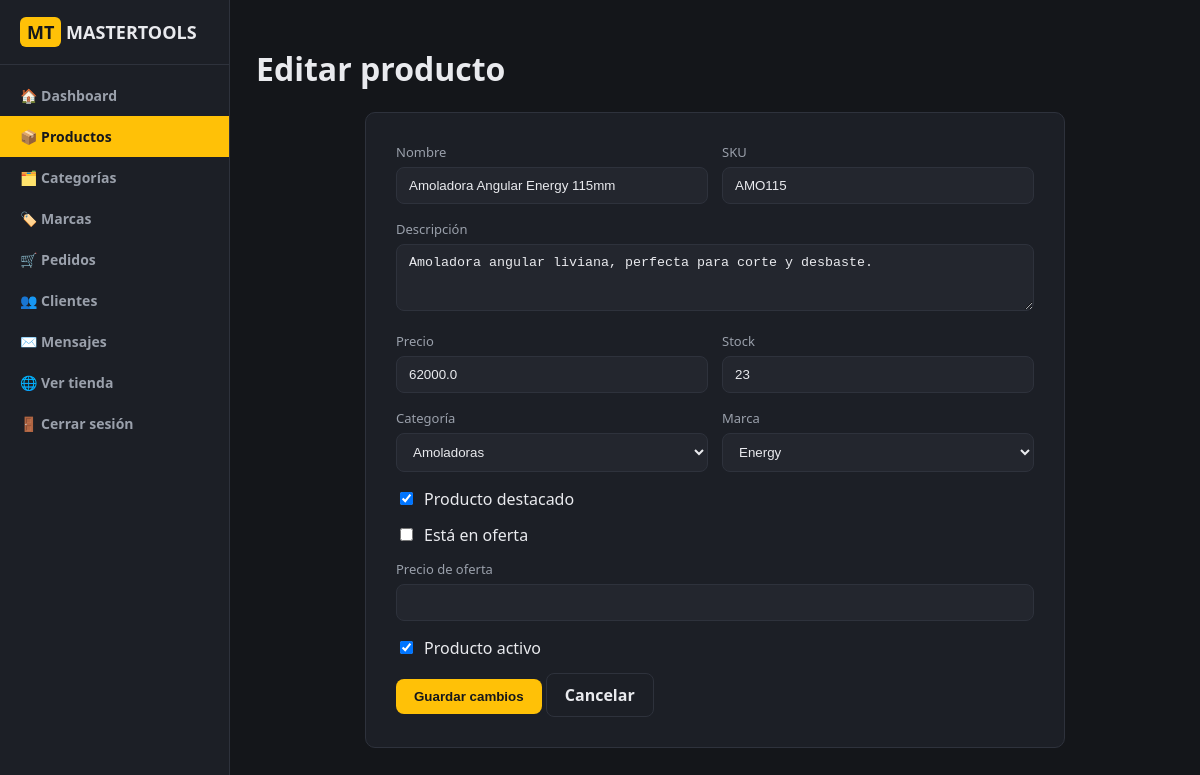
The app's page /admin/productos/2/editar (signed in) with its own data.
### tables this page shows
CREATE TABLE productos (
    id INTEGER PRIMARY KEY AUTOINCREMENT,
    nombre TEXT NOT NULL,
    sku TEXT UNIQUE,
    descripcion TEXT,
    precio REAL NOT NULL,
    stock INTEGER NOT NULL DEFAULT 0,
    categoria_id INTEGER,
    marca_id INTEGER,
    imagen TEXT DEFAULT 'producto_default.png',
    activo INTEGER NOT NULL DEFAULT 1,
    destacado INTEGER NOT NULL DEFAULT 0,
    oferta INTEGER NOT NULL DEFAULT 0,
    precio_oferta REAL,
    creado TEXT DEFAULT CURRENT_TIMESTAMP,
    FOREIGN KEY (categoria_id) REFERENCES categorias(id),
    FOREIGN KEY (marca_id) REFERENCES marcas(id)
);

CREATE TABLE categorias (
    id INTEGER PRIMARY KEY AUTOINCREMENT,
    nombre TEXT NOT NULL UNIQUE
);

CREATE TABLE marcas (
    id INTEGER PRIMARY KEY AUTOINCREMENT,
    nombre TEXT NOT NULL UNIQUE
);

### app.py (the view, shortened to what this page needs)
@app.route("/admin/productos/<int:producto_id>/editar", methods=["GET", "POST"])
@admin_required
def admin_editar_producto(producto_id):
    db = get_db()
    p = db.execute("SELECT * FROM productos WHERE id=?", (producto_id,)).fetchone()
    categorias = db.execute("SELECT * FROM categorias").fetchall()
    marcas = db.execute("SELECT * FROM marcas").fetchall()
    return render_template("admin/form_producto.html", categorias=categorias, marcas=marcas, p=p)

### app.py (called while the page is built)
def get_db():
    if "db" not in g:
        g.db = sqlite3.connect(DB_PATH)
        g.db.row_factory = sqlite3.Row
    return g.db

def current_user():
    if "user_id" in session:
        db = get_db()
        return db.execute("SELECT * FROM usuarios WHERE id=?", (session["user_id"],)).fetchone()
    return None

def cart():
    return session.setdefault("cart", {})  # {producto_id_str: cantidad}

def cart_count():
    return sum(cart().values())

@app.context_processor
def inject_globals():
    return dict(usuario_actual=current_user(), cantidad_carrito=cart_count())

def admin_required(view):
    from functools import wraps
    @wraps(view)
    def wrapped(*args, **kwargs):
        u = current_user()
        if not u or not u["es_admin"]:
            flash("No tienes permisos para acceder al panel.", "error")
            return redirect(url_for("login"))
        return view(*args, **kwargs)
    return wrapped

### templates/admin/form_producto.html (shortened to what this page needs)
{% extends "admin/base_admin.html" %}
{% block content %}
<h1>{{ 'Editar producto' if p else 'Agregar producto' }}</h1>
<div class="form-box wide">
  <form method="post">
    <div class="form-row">
      <div class="form-group"><label>Nombre</label><input type="text" name="nombre" value="{{ p['nombre'] if p else '' }}" required></div>
      <div class="form-group"><label>SKU</label><input type="text" name="sku" value="{{ p['sku'] if p else '' }}" required></div>
    </div>
    <div class="form-group"><label>Descripción</label><textarea name="descripcion" rows="3">{{ p['descripcion'] if p else '' }}</textarea></div>
    <div class="form-row">
      <div class="form-group"><label>Precio</label><input type="number" step="0.01" name="precio" value="{{ p['precio'] if p else '' }}" required></div>
      <div class="form-group"><label>Stock</label><input type="number" name="stock" value="{{ p['stock'] if p else '' }}" required></div>
    </div>
    <div class="form-row">
      <div class="form-group">
        <label>Categoría</label>
        <select name="categoria_id">
          {% for c in categorias %}
            <option value="{{ c['id'] }}" {% if p and p['categoria_id']==c['id'] %}selected{% endif %}>{{ c['nombre'] }}</option>
          {% endfor %}
        </select>
      </div>
      <div class="form-group">
        <label>Marca</label>
        <select name="marca_id">
          {% for m in marcas %}
            <option value="{{ m['id'] }}" {% if p and p['marca_id']==m['id'] %}selected{% endif %}>{{ m['nombre'] }}</option>
          {% endfor %}
        </select>
      </div>
    </div>
    <div class="checkbox-row"><input type="checkbox" name="destacado" {% if p and p['destacado'] %}checked{% endif %}> <label style="margin:0">Producto destacado</label></div>
    <div class="checkbox-row"><input type="checkbox" name="oferta" id="oferta-chk" {% if p and p['oferta'] %}checked{% endif %}> <label style="margin:0">Está en oferta</label></div>
    <div class="form-group"><label>Precio de oferta</label><input type="number" step="0.01" name="precio_oferta" value="{{ p['precio_oferta'] if p and p['precio_oferta'] else '' }}"></div>
    {% if p %}
    <div class="checkbox-row"><input type="checkbox" name="activo" {% if p['activo'] %}checked{% endif %}> <label style="margin:0">Producto activo</label></div>
    {% endif %}
    <button type="submit" class="btn btn-amarillo">{{ 'Guardar cambios' if p else 'Agregar producto' }}</button>
    <a href="{{ url_for('admin_productos') }}" class="btn btn-outline">Cancelar</a>
  </form>
</div>
{% endblock %}

### static/css/style.css (style rules this page uses)
:root { --amarillo:#FFC107; --amarillo-osc:#e0a800; --negro:#14161a; --negro-2:#1c1f26; --negro-3:#23262e; --gris-borde:#2e323c; --texto:#e9eaee; --texto-sec:#9aa0ab; --verde:#27ae60; --rojo:#e74c3c; --radio:10px; }
* { box-sizing:border-box; }
body { margin:0; font-family:'Segoe UI',Arial,sans-serif; background:var(--negro); color:var(--texto); }
a { color:inherit;text-decoration:none; }
.btn { display:inline-block; padding:10px 18px; border-radius:8px; font-weight:600; cursor:pointer; border:none; }
.btn-amarillo { background:var(--amarillo);color:#16181c; }
.btn-outline { background:transparent;border:1px solid var(--gris-borde);color:var(--texto); }
.form-box { max-width:480px;margin:0 auto; background:var(--negro-2);border:1px solid var(--gris-borde); padding:30px;border-radius:var(--radio); }
.form-box.wide { max-width:700px; }
.form-group { margin-bottom:16px; }
.form-group label { display:block;margin-bottom:6px;font-size:13px;color:var(--texto-sec); }
.form-group input, .form-group textarea, .form-group select { width:100%;padding:10px 12px;border-radius:8px; border:1px solid var(--gris-borde);background:var(--negro-3);color:var(--texto); }
.form-row { display:flex;gap:14px; }
.form-row .form-group { flex:1; }
.checkbox-row { display:flex;align-items:center;gap:8px;margin-bottom:14px; }
.checkbox-row input { width:auto; }

### records on screen
productos: nombre "Amoladora Angular Energy 115mm", sku "AMO115", descripcion "Amoladora angular liviana, perfecta para corte y desbaste.", precio "62000.0", stock "23", categoria_id "Amoladoras", marca_id "Energy", destacado "☑", activo "☑"

### other values on screen
{{ 'Editar producto' if p else 'Agregar producto' }} "Editar producto"
{{ 'Guardar cambios' if p else 'Agregar producto' }} "Guardar cambios"
